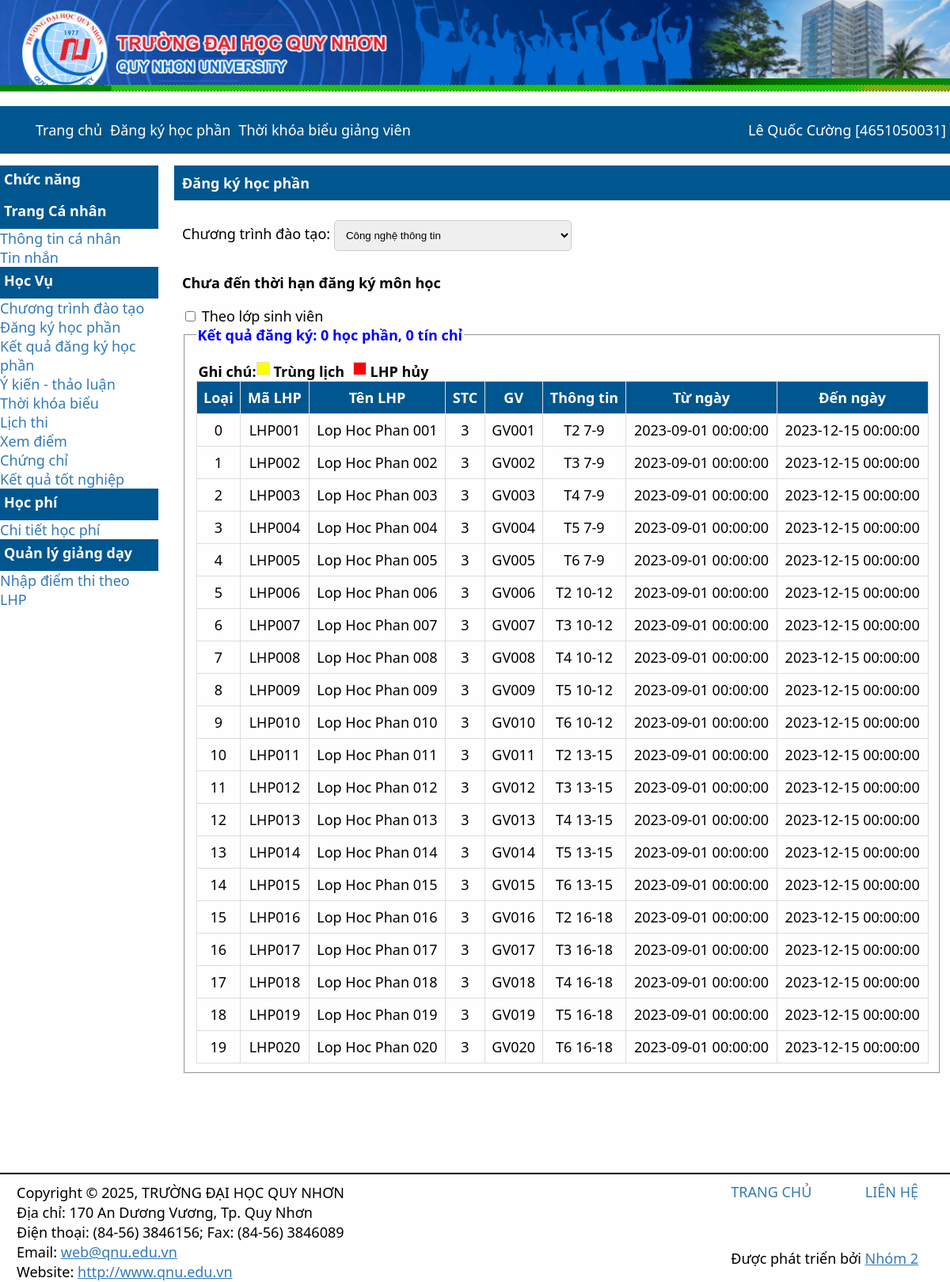
Screenshot of /dangKyHocPhan.php with the database file from the repository.
### tables this page shows
CREATE TABLE DangKyHocPhan (
    MaLopHocPhan NVARCHAR(30) PRIMARY KEY,
    MaHocPhan NVARCHAR(30),
    NgayBatDau DATETIME,
    NgayKetThuc DATETIME,
    Giangvien NVARCHAR(50),
    Lichhoc NVARCHAR(50),
    STC INT,
    TenLopHocPhan NVARCHAR(50),
    FOREIGN KEY (MaHocPhan) REFERENCES ChuongTrinhDaoTao(MaHocPhan)
);

### dangKyHocPhan.php (the view, shortened to what this page needs)
<!DOCTYPE html>
<html lang="en">
<head>
    <link rel="stylesheet" href="./css/main.css">
    <link rel="stylesheet" href="./css/dangkyhocphan.css">
</head>
<body>
<?php include("header.php") ?>
    <div class = "content">
    <?php include("sidebar.php") ?>
        <div class="main-content">
            <div class="panel">
                <div class="panel-heading"><strong>Đăng ký học phần</strong></div>
                <div class="panel-body">
                    <label>Chương trình đào tạo:</label>
                    <select style="width: 300px;">
                        <option>Công nghệ thông tin</option>
                    </select>
                    <p> <strong>Chưa đến thời hạn đăng ký môn học</strong></p>
                    <input type="checkbox"> Theo lớp sinh viên
                    <fieldset>
                        <legend>Kết quả đăng ký: 0 học phần, 0 tín chỉ</legend>
                        <div class="reload_kqdk">
                            <div class="reload_1"> Ghi chú: </div>
                            <div class="reload_mau02"></div>
                            <div class="reload_2"> Trùng lịch </div>
                            <div class="reload_mau03"></div>
                            <div class="reload_3"> LHP hủy </div>
                        </div>
                        <table>
                            <thead>
                                <th>Loại</th>
                                <th>Mã LHP</th>
                                <th>Tên LHP</th>
                                <th>STC</th>
                                <th>GV</th>
                                <th> Thông tin</th>
                                <th>Từ ngày</th>
                                <th>Đến ngày</th>
                            </thead>
                            <tbody>
                            <?php
            include("connectSQL.php");
            $sql = "SELECT * FROM DangKyHocPhan";
            $result = $conn->query($sql);
            if ($result->num_rows > 0) {
                $i = 0;
                while($row = $result->fetch_assoc()) {
                    echo "<tr>";
                    echo "<td>" . $i++ . "</td>";
                    echo "<td>" . $row['MaLopHocPhan'] . "</td>";
                    echo "<td>" . $row['TenLopHocPhan'] . "</td>";
                    echo "<td>" . $row['STC'] . "</td>";
                    echo "<td>" . $row['Giangvien'] . "</td>";
                    echo "<td>" . $row['Lichhoc'] . "</td>";
                    echo "<td>" . $row['NgayBatDau'] . "</td>";
                    echo "<td>" . $row['NgayKetThuc'] . "</td>";
                    echo "</tr>";
                }
            } else {
                echo "<tr><td colspan='8'>Không có dữ liệu</td></tr>";
            }
        ?>
                            </tbody>
                        </table>
                    </fieldset>
                </div>
            </div>
        </div>
        </div>
    <?php include("footer.php") ?>
</body>
</html>

### css/main.css (style rules this page uses)
:root { --font-size: 18px; --font-family: 'Segoe UI', Tahoma, Geneva, Verdana, sans-serif; --max-width: 1500px; --color: rgb(255, 254, 254); --background-color: #00568f; --height: 40px; --font-color: #337ab7; }
body { display:flex; flex-direction: column; max-width: var(--max-width); margin: 0px auto; font-size: var(--font-size); font-family:var(--font-family); gap:15px; }
.content { display: flex; gap:20px; width: 100%; }

### css/dangkyhocphan.css (style rules this page uses)
.panel { width: 100%; }
.main-content { display: flex; background-color: var(--color); border-radius: 5px; width: 100%; display: flex; flex-direction: column ; justify-content: space-between; align-items: baseline; }
.panel-heading { font-size: 18px; margin-bottom: 5px; background-color: var(--background-color); color: var(--color); padding: 10px; box-sizing: border-box; font-weight: bold; }
.panel-body { padding: 10px; background-color: var(--color); border-radius: 0 0 5px 5px; }
.reload_kqdk { margin-top: 15px; margin-bottom: 5px; text-align: left; font-weight: bold; }
.reload_1 { float: left; margin-left: 3px; }
.reload_mau02 { width:15px; height: 15px; background: yellow; border: 1px solid #dfdfdf; float: left; margin-right: 2px; }
.reload_2, .reload_3 { float: left; margin-left: 3px; width: 100px; }
.reload_mau03 { width: 15px; height: 15px; background: red; border: 1px solid #dfdfdf; float: left; margin-right: 2px; }
select { margin: 10px 0; padding: 10px; width: 100%; border: 1px solid #ccc; border-radius: 5px; }
table { width: 100%; border-collapse: collapse; margin-top: 10px; }
table, th, td { border: 1px solid #ddd; padding: 8px; }
th { background-color: var(--background-color); color: var(--color); }
td { text-align: center; }
legend { color: blue; font-weight: bold; }

### css/header.css (style rules this page uses)
:root { --font-size: 18px; --font-family: 'Segoe UI', Tahoma, Geneva, Verdana, sans-serif; --max-width: 1500px; --color: rgb(255, 254, 254); --background-color: #00568f; --height: 40px; --font-color: #337ab7; }
body { display:flex; flex-direction: column; max-width: var(--max-width); margin: 0px auto; font-size: var(--font-size); font-family:var(--font-family); gap:15px; }

### rows the page displays
dangkyhocphan: MaLopHocPhan "LHP001", TenLopHocPhan "Lop Hoc Phan 001", STC "3", Giangvien "GV001", Lichhoc "T2 7-9", NgayBatDau "2023-09-01 00:00:00", NgayKetThuc "2023-12-15 00:00:00"
dangkyhocphan: MaLopHocPhan "LHP002", TenLopHocPhan "Lop Hoc Phan 002", STC "3", Giangvien "GV002", Lichhoc "T3 7-9", NgayBatDau "2023-09-01 00:00:00", NgayKetThuc "2023-12-15 00:00:00"
dangkyhocphan: MaLopHocPhan "LHP003", TenLopHocPhan "Lop Hoc Phan 003", STC "3", Giangvien "GV003", Lichhoc "T4 7-9", NgayBatDau "2023-09-01 00:00:00", NgayKetThuc "2023-12-15 00:00:00"
dangkyhocphan: MaLopHocPhan "LHP004", TenLopHocPhan "Lop Hoc Phan 004", STC "3", Giangvien "GV004", Lichhoc "T5 7-9", NgayBatDau "2023-09-01 00:00:00", NgayKetThuc "2023-12-15 00:00:00"
dangkyhocphan: MaLopHocPhan "LHP005", TenLopHocPhan "Lop Hoc Phan 005", STC "3", Giangvien "GV005", Lichhoc "T6 7-9", NgayBatDau "2023-09-01 00:00:00", NgayKetThuc "2023-12-15 00:00:00"
dangkyhocphan: MaLopHocPhan "LHP006", TenLopHocPhan "Lop Hoc Phan 006", STC "3", Giangvien "GV006", Lichhoc "T2 10-12", NgayBatDau "2023-09-01 00:00:00", NgayKetThuc "2023-12-15 00:00:00"
dangkyhocphan: MaLopHocPhan "LHP007", TenLopHocPhan "Lop Hoc Phan 007", STC "3", Giangvien "GV007", Lichhoc "T3 10-12", NgayBatDau "2023-09-01 00:00:00", NgayKetThuc "2023-12-15 00:00:00"
dangkyhocphan: MaLopHocPhan "LHP008", TenLopHocPhan "Lop Hoc Phan 008", STC "3", Giangvien "GV008", Lichhoc "T4 10-12", NgayBatDau "2023-09-01 00:00:00", NgayKetThuc "2023-12-15 00:00:00"
dangkyhocphan: MaLopHocPhan "LHP009", TenLopHocPhan "Lop Hoc Phan 009", STC "3", Giangvien "GV009", Lichhoc "T5 10-12", NgayBatDau "2023-09-01 00:00:00", NgayKetThuc "2023-12-15 00:00:00"
dangkyhocphan: MaLopHocPhan "LHP010", TenLopHocPhan "Lop Hoc Phan 010", STC "3", Giangvien "GV010", Lichhoc "T6 10-12", NgayBatDau "2023-09-01 00:00:00", NgayKetThuc "2023-12-15 00:00:00"
dangkyhocphan: MaLopHocPhan "LHP011", TenLopHocPhan "Lop Hoc Phan 011", STC "3", Giangvien "GV011", Lichhoc "T2 13-15", NgayBatDau "2023-09-01 00:00:00", NgayKetThuc "2023-12-15 00:00:00"
dangkyhocphan: MaLopHocPhan "LHP012", TenLopHocPhan "Lop Hoc Phan 012", STC "3", Giangvien "GV012", Lichhoc "T3 13-15", NgayBatDau "2023-09-01 00:00:00", NgayKetThuc "2023-12-15 00:00:00"
dangkyhocphan: MaLopHocPhan "LHP013", TenLopHocPhan "Lop Hoc Phan 013", STC "3", Giangvien "GV013", Lichhoc "T4 13-15", NgayBatDau "2023-09-01 00:00:00", NgayKetThuc "2023-12-15 00:00:00"
dangkyhocphan: MaLopHocPhan "LHP014", TenLopHocPhan "Lop Hoc Phan 014", STC "3", Giangvien "GV014", Lichhoc "T5 13-15", NgayBatDau "2023-09-01 00:00:00", NgayKetThuc "2023-12-15 00:00:00"
dangkyhocphan: MaLopHocPhan "LHP015", TenLopHocPhan "Lop Hoc Phan 015", STC "3", Giangvien "GV015", Lichhoc "T6 13-15", NgayBatDau "2023-09-01 00:00:00", NgayKetThuc "2023-12-15 00:00:00"
dangkyhocphan: MaLopHocPhan "LHP016", TenLopHocPhan "Lop Hoc Phan 016", STC "3", Giangvien "GV016", Lichhoc "T2 16-18", NgayBatDau "2023-09-01 00:00:00", NgayKetThuc "2023-12-15 00:00:00"
dangkyhocphan: MaLopHocPhan "LHP017", TenLopHocPhan "Lop Hoc Phan 017", STC "3", Giangvien "GV017", Lichhoc "T3 16-18", NgayBatDau "2023-09-01 00:00:00", NgayKetThuc "2023-12-15 00:00:00"
dangkyhocphan: MaLopHocPhan "LHP018", TenLopHocPhan "Lop Hoc Phan 018", STC "3", Giangvien "GV018", Lichhoc "T4 16-18", NgayBatDau "2023-09-01 00:00:00", NgayKetThuc "2023-12-15 00:00:00"
dangkyhocphan: MaLopHocPhan "LHP019", TenLopHocPhan "Lop Hoc Phan 019", STC "3", Giangvien "GV019", Lichhoc "T5 16-18", NgayBatDau "2023-09-01 00:00:00", NgayKetThuc "2023-12-15 00:00:00"
dangkyhocphan: MaLopHocPhan "LHP020", TenLopHocPhan "Lop Hoc Phan 020", STC "3", Giangvien "GV020", Lichhoc "T6 16-18", NgayBatDau "2023-09-01 00:00:00", NgayKetThuc "2023-12-15 00:00:00"
